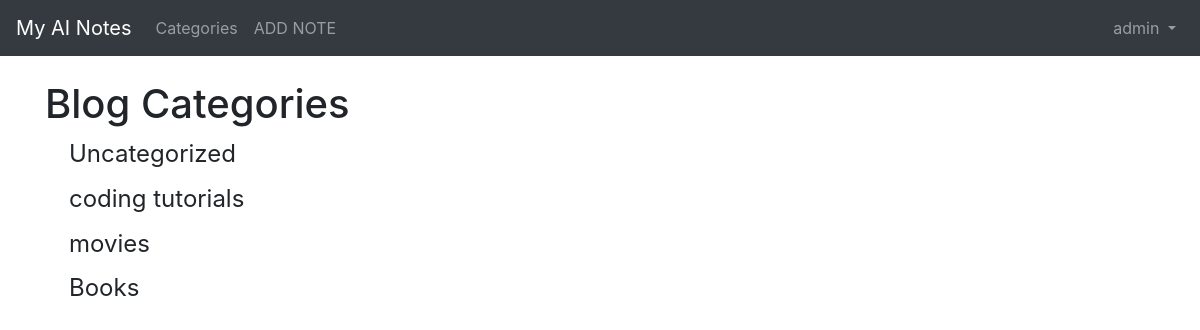
Screenshot of /category-list (signed in) with the database file from the repository.
### theblog/models.py (models this page shows, shortened)
class Category(models.Model):
    name = models.CharField(max_length=255)
    def __str__(self):
        return self.name

### theblog/views.py (the view)
# urls.py: path('category-list', CategoryListView, name='category-list' ),
def CategoryListView(request):
    cat_menu_list = Category.objects.all()
    return render(request, 'category_list.html', {'cat_menu_list':cat_menu_list})

### theblog/templates/category_list.html (shortened to what this page needs)
{% extends 'base.html' %}
{% block content %}
    <h1>Blog Categories</h1>
    {% for item in cat_menu_list %}
    <h4>
    <a class="dropdown-item" href="{% url 'category' item|slugify %}"> {{item}}</a>
    {% endfor %}
    </h4>
{% endblock %}

### theblog/templates/base.html (shortened to what this page needs)
<!doctype html>
<html lang="en">
<head>
  <link rel="stylesheet" href="https://cdn.jsdelivr.net/npm/bootstrap@4.5.3/dist/css/bootstrap.min.css"
>
</head>
<body>
  <nav class="navbar navbar-expand-lg navbar-dark bg-dark">
    <a class="navbar-brand" href="{% url 'home' %}">My AI Notes</a>
    <div class="collapse navbar-collapse" id="navbarSupportedContent">
      <ul class="navbar-nav mr-auto">
        {% if cat_menu %}
        <li class="nav-item dropdown">
          <a class="nav-link dropdown-toggle" href="#" id="navbarDropdown" role="button" data-toggle="dropdown"
            aria-haspopup="true" aria-expanded="false">
            Categories
          </a>
          <div class="dropdown-menu" aria-labelledby="navbarDropdown">
            {% for item in cat_menu %}
            <a class="dropdown-item" href="{% url 'category' item|slugify %}"> {{item}}</a>
            {% endfor %}
             <div class="dropdown-divider"></div>
          <a class="dropdown-item" href="{% url 'add_category' %} ">ADD CATEGORY</a>
          </div>
        </li>
        {% else %}
        <li class="nav-item">
          <a class="nav-link" href="{% url 'category-list' %} ">Categories</a>
        </li>
        {% endif %}
        {% if user.is_authenticated %}
        <li class="nav-item">
          <a class="nav-link" href="{% url 'add_post' %} ">ADD NOTE</a>
        </li>
        {%  endif %}
      </ul>
      <ul class="navbar-nav ml-auto">
        {% if user.is_authenticated %}
         <li class="nav-item dropdown ">
        <a class="nav-link dropdown-toggle" href="#" id="navbarDropdown" role="button" data-toggle="dropdown" aria-haspopup="true" aria-expanded="false">
          {{user.username}}
        </a>
        </li>
          {% endif %}
      </ul>
    </div>
  </nav>
  <br />
  <div class="container">
    {% block content %}
    {% endblock %}
  </div>
</body>
</html>

### rows the page displays
Category: name "Uncategorized"
Category: name "coding tutorials"
Category: name "movies"
Category: name "Books"

### other values shown
{{ user.username }} "admin"
